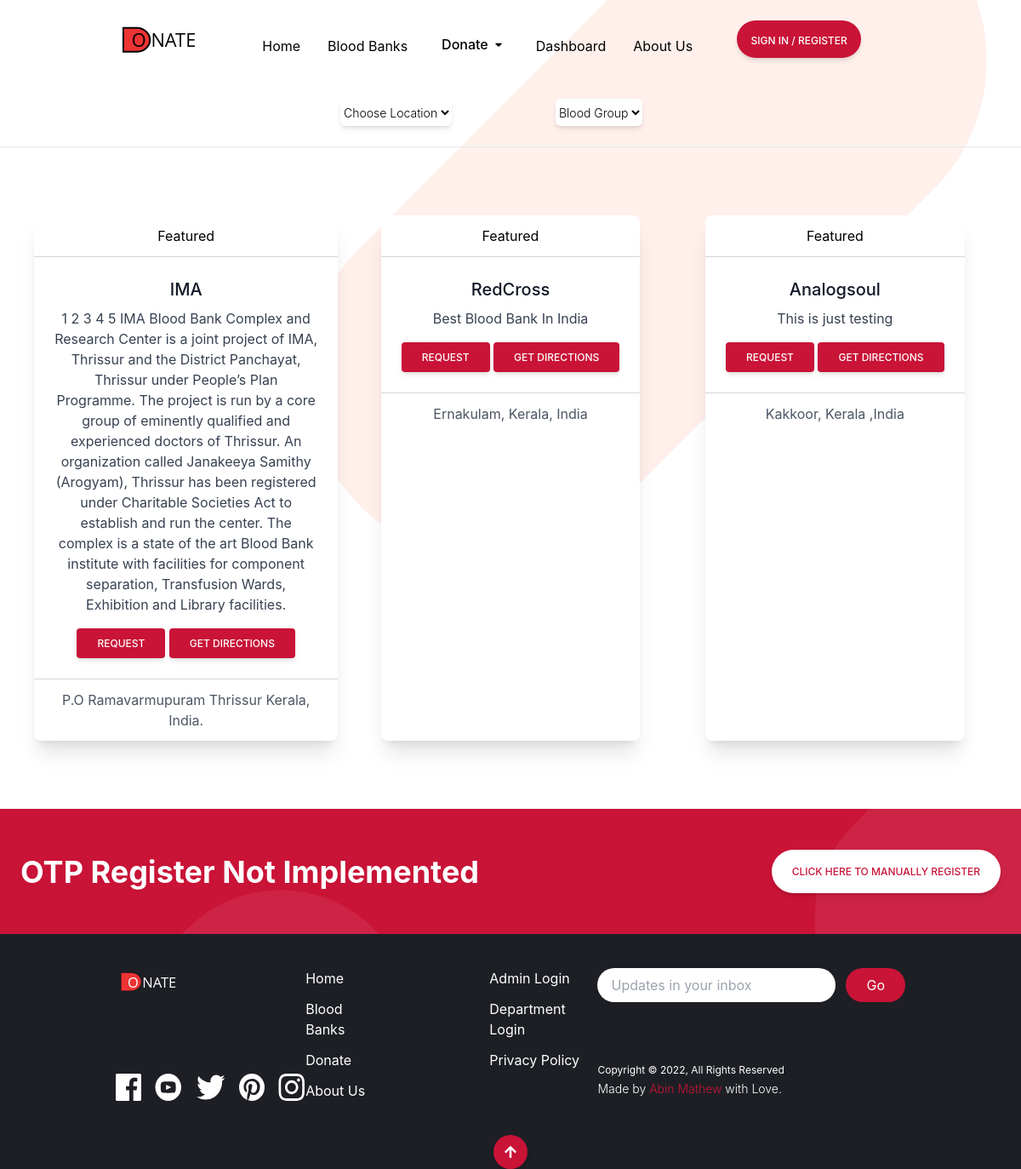
Screenshot of /blood_banks/ with the database file from the repository.
### department/models.py (models this page shows, shortened)
class Department (models.Model):
    user = models.ForeignKey(User, on_delete=models.CASCADE)
    depname = models.CharField(max_length=100)
    contact = models.CharField(max_length=15, null=True)
    address = models.CharField(max_length=300)
    deppic = models.FileField(null=True)
    deppin = models.CharField(max_length=6, null=True)
    depidpic = models.FileField(null=True)
    aboutdep = models.CharField(max_length=300)
    status = models.CharField(max_length=20)
    regdate = models.DateTimeField(auto_now_add=True)
    adminremark = models.CharField(max_length=500)
    updationdate = models.DateField(null=True)

### guest/views.py (the view)
# urls.py: path('blood_banks/', views.blood_banks, name='blood_banks'),
def blood_banks(request):
    department = Department.objects.filter(status="approved")
    return render(request, 'blood_banks.html', locals())

### templates/blood_banks.html (shortened to what this page needs)
{% extends 'base.html' %}
{% block content %}
<div class="flex flex-row w-full h-20 justify-center py-4 px-4">
    <div class="flex flex-row justify-between p-2 w-52">
        <select name="" id="" class="bg-white font-light h-8 rounded-md shadow-md text-sm">
            <option selected>Choose Location</option>
        </select>
    </div>
    <div class="flex flex-row justify-center p-2 w-52">
        <select name="" id="" class="bg-white font-light h-8 rounded-md shadow-md text-sm">
                  <option selected>Blood Group</option>
        </select>
    </div>
</div>
<hr>
{% load static %}
<div class="px-10 py-20">
    <div class="grid grid-cols-1 sm:grid-cols-2 md:grid-cols-3 gap-x-6 gap-y-10">
      {% for i in department %}
        <div class="flex justify-center">
            <div class="block rounded-lg shadow-xl bg-white max-w-sm text-center">
              <div class="py-3 px-6 border-b border-gray-300">
                Featured
              </div>
              <div class="p-6">
                <h5 class="text-gray-900 text-xl font-medium mb-2">{{ i.user.first_name }}</h5>
                <p class="text-gray-700 text-base mb-4">
                  {{i.aboutdep}}
                </p>
                <button type="button" class=" inline-block px-6 py-2.5 bg-brightRed text-white font-medium text-xs leading-tight uppercase rounded shadow-md hover:bg-brightRedLight hover:shadow-lg focus:bg-blue-700 focus:shadow-lg focus:outline-none focus:ring-0 active:bg-blue-800 active:shadow-lg transition duration-150 ease-in-out">Request</button>
                <button type="button" class=" inline-block px-6 py-2.5 bg-brightRed text-white font-medium text-xs leading-tight uppercase rounded shadow-md hover:bg-brightRedLight hover:shadow-lg focus:bg-blue-700 focus:shadow-lg focus:outline-none focus:ring-0 active:bg-blue-800 active:shadow-lg transition duration-150 ease-in-out">Get Directions</button>
              </div>
              <div class="py-3 px-6 border-t border-gray-300 text-gray-600">
                {{ i.address }}
              </div>
            </div>
          </div>
          {% endfor %}
        </div>
    </div>
{% endblock %}

### rows the page displays
Department: user.first_name "IMA", aboutdep "1 2 3 4 5 IMA Blood Bank Complex and Research Center is a joint project of IMA, Thrissur and the District Panchayat, Thrissur under People’s Plan Programme. The project is run by a core group of eminently qualified and experienced doctors of Thrissur. An organization called Janakeeya Samithy (Arogyam), Thrissur has been registered under Charitable Societies Act to establish and run the center. The complex is a state of the art Blood Bank institute with facilities for component separation, Transfusion Wards, Exhibition and Library facilities.", address "P.O Ramavarmupuram Thrissur Kerala, India."
Department: user.first_name "RedCross", aboutdep "Best Blood Bank In India", address "Ernakulam, Kerala, India"
Department: user.first_name "Analogsoul", aboutdep "This is just testing", address "Kakkoor, Kerala ,India"
